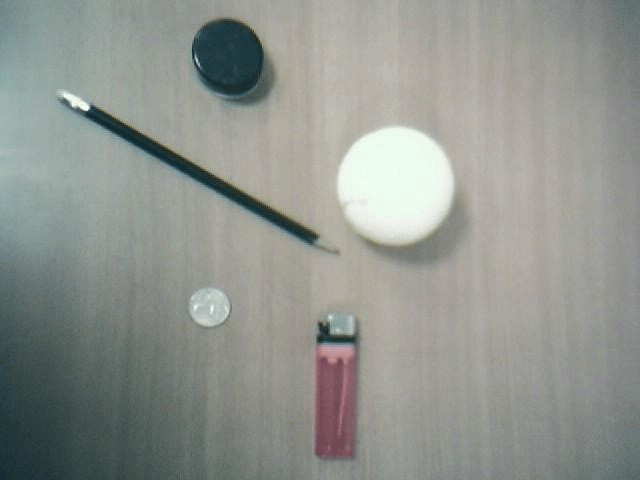
//> input picture project_code/images/stuff.jpg, 640 x 480 px
$ ./VC_FANFUHAN_OPENCV052   (built with g++ and OpenCV 4)
//> lines starting //> are read from the running program, lines starting //| are printed output that depends on the picture; after the words box and inside, x2 and y2 are one past the last pixel; in counts of white or black regions, pixels touching at a corner belong together
// VC_FANFUHAN_OPENCV052.cpp : 定義主控台應用程式的進入點。
//
/*
// Debug | x32
通用屬性
| C/C++
|	| 一般
|		| 其他 Include 目錄 -> C:\opencv\build\include
|
| 連結器
| 	|一一般
|		|  其他程式庫目錄 -> C:\opencv\build\x64\vc15\lib
|
| 	|一輸入
|		| 其他相依性 -> opencv_world411d.lib;%(AdditionalDependencies)

// Releas | x64
組態屬性
| C/C++
|	| 一般
|		| 其他 Include 目錄 -> C:\opencv\build\include
|
| 連結器
| 	|一般
|		| 其他程式庫目錄 -> C:\opencv\build\x64\vc15\lib
|
| 	|一輸入
|		| 其他相依性 -> opencv_world411.lib;%(AdditionalDependencies)

*/

#include "stdafx.h"
#include <iostream>
#include <opencv2/opencv.hpp>
#include <opencv2/core/core.hpp>
#include <opencv2/highgui/highgui.hpp>

using namespace std;
using namespace cv;

void blur_demo(Mat &image, Mat &sum);
void edge_demo(Mat &image, Mat &sum);
int getblockSum(Mat &sum, int x1, int y1, int x2, int y2, int i);

void showHistogram(InputArray src, cv::String StrTitle);
void backProjection_demo(Mat &mat, Mat &model);
void blur3x3(Mat &src, Mat *det);

void add_salt_pepper_noise(Mat &image);
void add_gaussian_noise(Mat &image);

void USMImage(Mat src, Mat &usm, float fltPar);

void pyramid_up(Mat &image, vector<Mat> &pyramid_images, int level);
void pyramid_down(vector<Mat> &pyramid_images);

void laplaian_demo(vector<Mat> &pyramid_images, Mat &image);

void connected_component_demo(Mat &image);
void componentwithstats_demo(Mat &image);

// [5 lines left out: function pause, not called in this run]
int main()
{
	Mat src = imread("../../images/stuff.jpg");//Mat src = imread("../../images/test.png");
//> src is the input picture: 480 rows x 640 cols, CV_8UC3; mean B, G, R 143.1, 148.5, 144.4
	if (src.empty())
	{
		cout << "could not load image.." << endl;
		pause();
		return -1;
	}
	else
	{
		imshow("input_src", src);
		showHistogram(src, "Histogram_input_src");
//> in showHistogram, `split(src, bgr_plane);`:
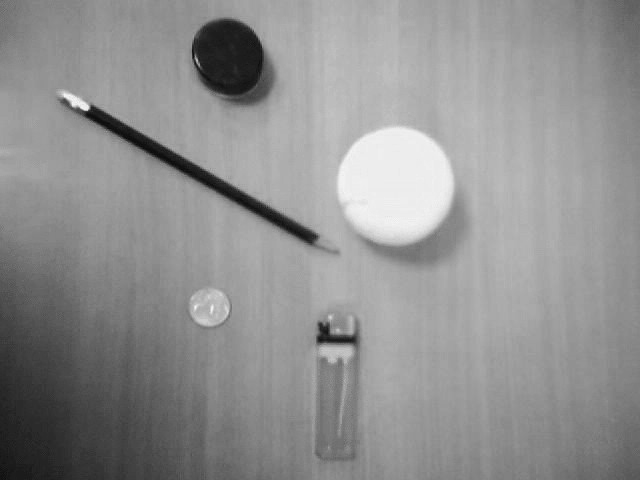
//> bgr_plane[2]: 480 rows x 640 cols, CV_8UC1; min 8, max 247, mean 144.4
//> in showHistogram, `calcHist(&bgr_plane[0], 1, 0, Mat(), b_hist, 1, bins, ranges);`: b_hist = 256 values, max 9494 at index 158, min 0 at index 0, mean 1200
//> in showHistogram, `calcHist(&bgr_plane[1], 1, 0, Mat(), g_hist, 1, bins, ranges);`: g_hist = 256 values, max 9950 at index 166, min 0 at index 0, mean 1200
//> in showHistogram, `calcHist(&bgr_plane[2], 1, 0, Mat(), r_hist, 1, bins, ranges);`: r_hist = 256 values, max 6481 at index 158, min 0 at index 0, mean 1200
//> in showHistogram, `normalize(b_hist, b_hist, 0, histImage.rows, NORM_MINMAX, -1);`: b_hist = 256 values, max 400 at index 158, min 0 at index 0, mean 50.56
//> in showHistogram, `normalize(g_hist, g_hist, 0, histImage.rows, NORM_MINMAX, -1);`: g_hist = 256 values, max 400 at index 166, min 0 at index 0, mean 48.24
//> in showHistogram, `normalize(r_hist, r_hist, 0, histImage.rows, NORM_MINMAX, -1);`: r_hist = 256 values, max 400 at index 158, min 0 at index 0, mean 74.06
//> after the loop in showHistogram, `for (int i = 1; i < bins[0]; ++i)`:
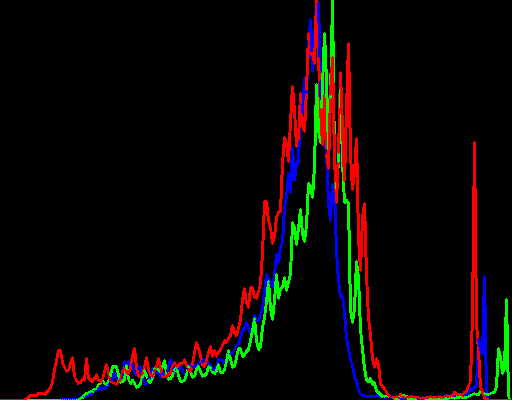
//> histImage: 400 rows x 512 cols, CV_8UC3; mean B, G, R 4.6, 6.8, 10.8
		Mat src01 = src.clone();

		// 去噪声与二值化
		//彩色轉二值化步驟(SOP) 彩色 -> 高斯模糊(去雜訊) -> 轉灰階 -> 二值化
		Mat dst, gray, binary00, binary01;
		GaussianBlur(src, dst, Size(3, 3), 0, 0);
		cvtColor(dst, gray, COLOR_BGR2GRAY);
		threshold(gray, binary00, 0, 255, THRESH_BINARY | THRESH_OTSU);
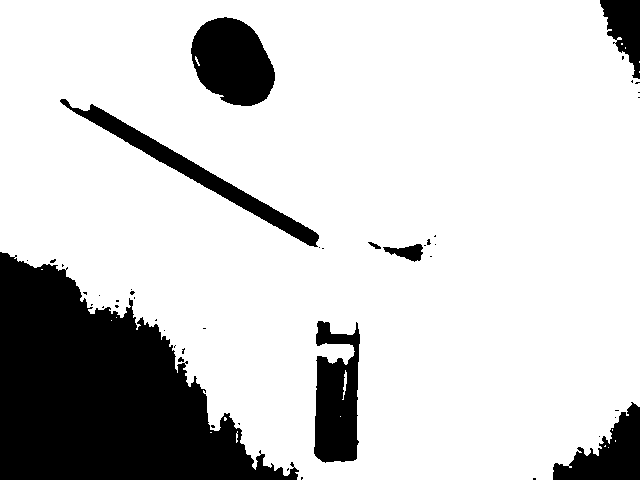
//> binary00: 480 rows x 640 cols, CV_8UC1; 80.8% white; 46 black regions (37 under 20 px), largest, box (x1, y1, x2, y2) and area: (0, 252, 299, 480) 38564, (191, 17, 275, 106) 5473, (314, 321, 360, 463) 4865
		imshow("binary00", binary00);

		//彩色轉二值化步驟(直接使用Canny)
		/*
		void Canny(InputArray image, OutputArray edges, double threshold1, double threshold2, int apertureSize=3, bool L2gradient=false )
		image, edges：輸入和輸出的圖片。
		threshold1, threshold2：用來區分 strong edge 和 weak edge，範圍都是 0 ~ 255，會在實作過程中進一步討論，通常選擇 threshold2 / threshold1 = 1/2 ~ 1/3，例如 (70, 140), (70, 210)
		apertureSize：用來計算梯度的 kernel size，也就是 Sobel 的 ksize
		L2gradient：選擇要用 L1 norm（絕對值平均）還是 L2 norm（平方根）當作梯度的大小。預設是用 L1 norm
		*/
		Canny(src, binary01, 80, 160);
//> binary01: 480 rows x 640 cols, CV_8UC1; 0.76% white in thin lines or dots, all inside (x1, y1, x2, y2) = (56, 18, 454, 461)

		// 膨胀
		/*
		OpenCV提供getStructuringElement()讓我們得到要進行侵蝕或膨脹的模板

		Mat getStructuringElement(int shape, Size ksize, Point anchor=Point(-1,-1))

		shape：模板形狀，有MORPH_RECT、MORPH_ELLIPSE、MORPH_CROSS三種可選。
		ksize：模板尺寸。
		*/
		Mat k = getStructuringElement(MORPH_RECT, Size(3, 3), Point(-1, -1));
		/*
		OpenCV膨脹
		dilate(const Mat &src, Mat &dst, Mat kernel, Point anchor=Point(-1,-1), int iterations=1)

		src：輸入圖，可以多通道，深度可為CV_8U、CV_16U、CV_16S、CV_32F或CV_64F。
		dst：輸出圖，和輸入圖尺寸、型態相同。
		kernel：結構元素，如果kernel=Mat()則為預設的3×3矩形，越大膨脹效果越明顯。
		anchor：原點位置，預設為結構元素的中央。
		iterations：執行次數，預設為1次，執行越多次膨脹效果越明顯。
		*/
		dilate(binary01, binary01, k);
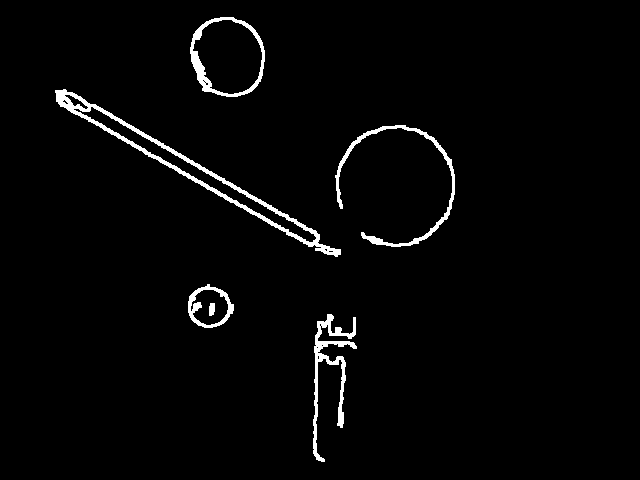
//> binary01: 480 rows x 640 cols, CV_8UC1; 2.4% white; 6 white regions
		imshow("binary01", binary01);

		// 轮廓发现与绘制
		vector<vector<Point>> contours00, contours01;
		vector<Vec4i> hierarchy00, hierarchy01;
		Scalar color = Scalar(255, 0, 0);
		/*
		void findContours(InputOutputArray image,OutputArrayOfArrays contours,OutputArray hierarchy,int mode,int method,Point offset = Point() )
		各個參數詳解如下：
		image表示輸入圖像，必須是二值圖像，二值圖像可以threshold輸出、Canny輸出、inRange輸出、自適應閾值輸出等。
		contours獲取的輪廓，每個輪廓是一系列的點集合
		hierarchy輪廓的層次信息，每個輪廓有四個相關信息，分別是同層下一個、前一個、第一個子節點、父節點
		mode 表示輪廓尋找時候的拓撲結搆返回
		-RETR_EXTERNAL表示只返回最外層輪廓
		-RETR_TREE表示返回輪廓樹結搆
		method表示輪廓點集合取得是基於什么算法，常見的是基於CHAIN_APPROX_SIMPLE鏈式編碼方法
		*/
		findContours(binary00, contours00, hierarchy00, RETR_TREE, CHAIN_APPROX_SIMPLE, Point());
//> contours00 = 63 contours, 53 with area under 20; largest, box (x1, y1, x2, y2) and area: (0, 0, 640, 480) 262110, (190, 16, 276, 107) 5620, (313, 320, 361, 464) 5157, (59, 98, 320, 248) 4422, (382, 243, 424, 263) 435
		for (int t = 0; t < contours00.size(); ++t) {
			// 最小外接轮廓
			RotatedRect rrt = minAreaRect(contours00[t]);
			float w = rrt.size.width;
			float h = rrt.size.height;
			Point2f pts[4];
			rrt.points(pts);

			// 计算横纵比
			float ratio = min(w, h) / max(w, h);
			Point2f cpt = rrt.center;
			circle(src, cpt, 2, Scalar(255, 0, 0), 2);
			if (ratio > 0.9) {
				circle(src, cpt, 2, Scalar(255, 0, 0), 2);
				// 绘制旋转矩形
				for (int i = 0; i < 4; i++) {
					line(src, pts[i % 4], pts[(i + 1) % 4], Scalar(0, 0, 255), 2);
				}
			}
			if (ratio < 0.5) {
				circle(src, cpt, 2, Scalar(255, 0, 0), 2);
				// 绘制旋转矩形
				for (int i = 0; i < 4; i++) {
					line(src, pts[i % 4], pts[(i + 1) % 4], Scalar(0, 255, 0), 2);
				}
			}
		}
//> this loop made 63 passes
//> (rrt, w, h, ratio) on passes 1, 2, 3, 4, 5, 6, 7, 8, 9, 16: (centre (608, 447), size (0, 0), angle -90, 0, 0, nan), (centre (604.8, 445.8), size (1.4, 0.7), angle -45, 1.41, 0.707, 0.5), (centre (615, 440.5), size (1, 0), angle -90, 1, 0, 0), (centre (210.5, 432), size (0, 1), angle -90, 0, 1, 0), (centre (236.5, 436.5), size (11, 1), angle -90, 11, 1, 0.0909), (centre (612, 429.5), size (1, 0), angle -90, 1, 0, 0), (centre (225, 418.5), size (3, 2), angle -90, 3, 2, 0.667), (centre (111, 320), size (0, 0), angle -90, 0, 0, nan), (centre (116, 317), size (0, 0), angle -90, 0, 0, nan), (centre (287.5, 469), size (3.5, 2.1), angle -45, 3.54, 2.12, 0.6)
//> (rrt, w, h, pts, ratio) on passes 10 to 14: (centre (41.5, 269), size (0, 1), angle -90, 0, 1, 4 Points (x, y): [42, 269], [41, 269], [41, 269], [42, 269], 0), (centre (639, 71.5), size (1, 0), angle -90, 1, 0, 4 Points (x, y): [639, 72], [639, 72], [639, 71], [639, 71], 0), (centre (639, 61.5), size (1, 0), angle -90, 1, 0, 4 Points (x, y): [639, 62], [639, 62], [639, 61], [639, 61], 0), (centre (625, 47.5), size (1, 0), angle -90, 1, 0, 4 Points (x, y): [625, 48], [625, 48], [625, 47], [625, 47], 0), (centre (621.5, 43.5), size (1, 1), angle -90, 1, 1, 4 Points (x, y): [622, 44], [621, 44], [621, 43], [622, 43], 1)
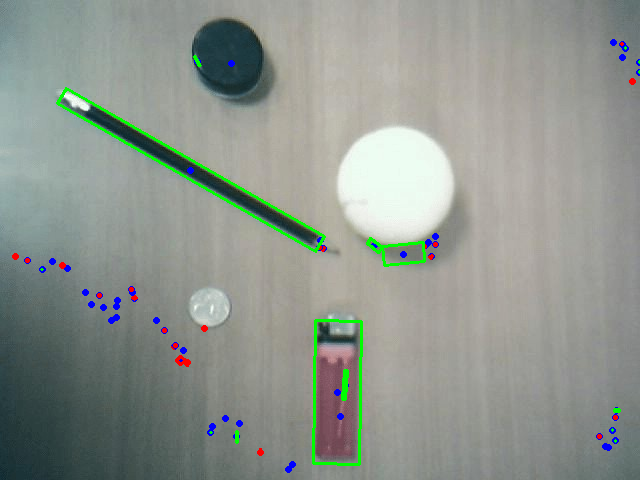
//> src: 480 rows x 640 cols, CV_8UC3; 1.86% of pixels changed, all inside (x1, y1, x2, y2) = (12, 39, 640, 473)
		imshow("contours00", src);

		findContours(binary01, contours01, hierarchy01, RETR_EXTERNAL, CHAIN_APPROX_SIMPLE, Point());
//> contours01 = 5 contours; box (x1, y1, x2, y2) and area: (55, 89, 341, 257) 5038, (190, 17, 265, 97) 4707, (188, 284, 234, 328) 1424, (313, 314, 357, 462) 1100, (335, 125, 455, 247) 997
		for (int t = 0; t < contours01.size(); ++t) {
			// 最小外接轮廓
			RotatedRect rrt = minAreaRect(contours01[t]);
			float w = rrt.size.width;
			float h = rrt.size.height;
			Point2f pts[4];
			rrt.points(pts);

			// 计算横纵比
			float ratio = min(w, h) / max(w, h);
			Point2f cpt = rrt.center;
			circle(src, cpt, 2, Scalar(255, 0, 0), 2);
			if (ratio > 0.9) {
				circle(src, cpt, 2, Scalar(255, 0, 0), 2);
				// 绘制旋转矩形
				for (int i = 0; i < 4; i++) {
					line(src01, pts[i % 4], pts[(i + 1) % 4], Scalar(0, 0, 255), 2);
				}
			}
			if (ratio < 0.5) {
				circle(src, cpt, 2, Scalar(255, 0, 0), 2);
				// 绘制旋转矩形
				for (int i = 0; i < 4; i++) {
					line(src01, pts[i % 4], pts[(i + 1) % 4], Scalar(0, 255, 0), 2);
				}
			}
		}
//> this loop made 5 passes
//> (rrt, w, h, ratio) on passes 1 to 4: (centre (334.4, 387.6), size (147.1, 42), angle -89.2, 147.1, 42.02, 0.286), (centre (209, 306.5), size (43.1, 43.1), angle -45, 43.13, 43.13, 1), (centre (395.3, 185.7), size (118.9, 121), angle -4.4, 118.9, 121, 0.982), (centre (197, 172.9), size (19.1, 328.8), angle -60.4, 19.11, 328.8, 0.0581)
//> (rrt, w, h, pts, ratio) on pass 5: (centre (227, 56.5), size (79, 74), angle -90, 79, 74, 4 Points (x, y): [264, 96], [190, 96], [190, 17], [264, 17], 0.937)
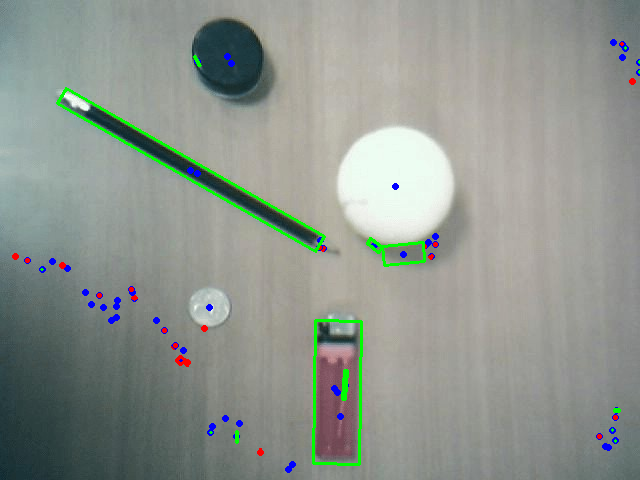
//> src: 480 rows x 640 cols, CV_8UC3; 0.06% of pixels changed, all inside (x1, y1, x2, y2) = (194, 53, 399, 392)
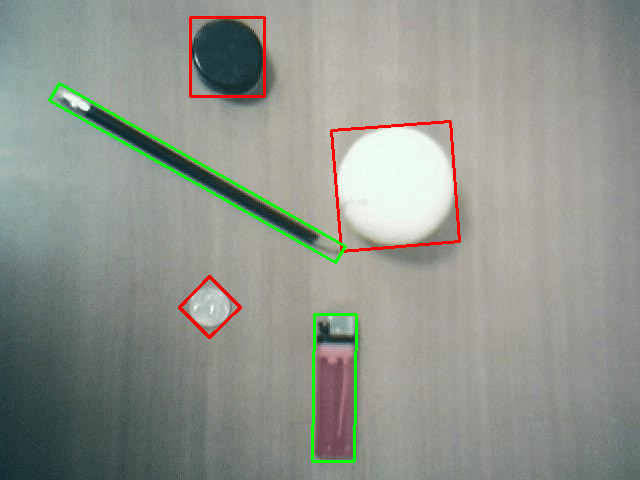
//> src01: 480 rows x 640 cols, CV_8UC3; 1.93% of pixels changed, all inside (x1, y1, x2, y2) = (48, 16, 461, 463)
		imshow("contours01", src01);
		waitKey(0);
		return 0;
//> (the program exits here)
